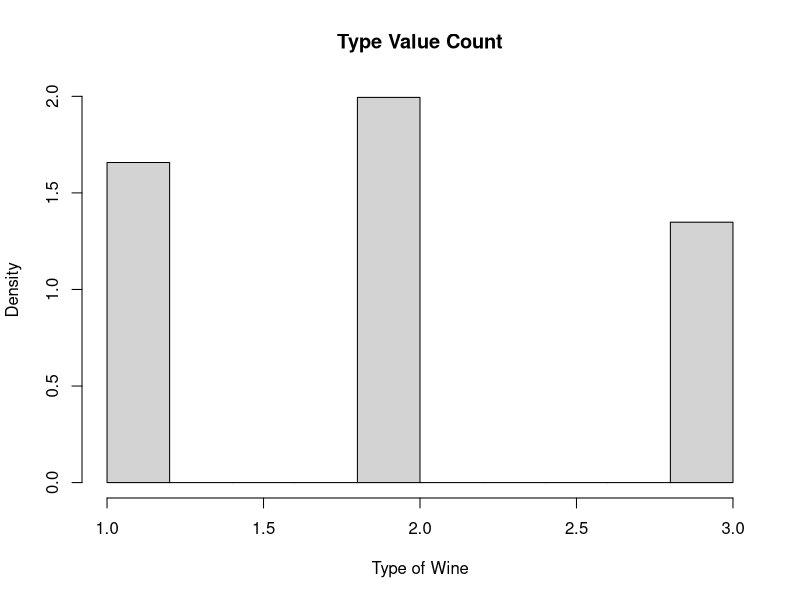

R code for this plot: (Note: this script raises an error after producing the figure.)
library(dplyr)
library(ggplot2)
library(caret)
library(Hmisc)

#load data
data <- read.csv("wine.data",sep=",")

#GET BASIC INFO
#print(summary(data))
print(dim(data))
#14 COLUMNS AND 178 ROWS
print(names(data))

#Check null
#print(summary(is.na(data)))
#0 null value 

#Check correlation 
res <- cor(data)
#print(round(res, 2))
#ASH COLUMNS HAS A WEAK CONNECTION WITH TYPE(Y VALUE) => MIGHT NEED TO DROP => INCREASE THE PREDICTION


#In-depth view inside data

#checking the COUNT(value) in each of the type
hist(data$type,main="Type Value Count",xlab="Type of Wine",freq = FALSE) #=> type 2 has the most value

#Split out the data (80%/20%)
sample  <- createDataPartition(data$type,p=0.80,list=FALSE)
train <- data[sample,]
test <- data[-sample]

#Create X and Y for prediction 
percentage <- prop.table(table(train$type)) * 100
cbind(Freq = table(train$type), Percentage = percentage)
x <- data[,2:13]
y <- data[,1]

library(randomForest)
set.seed(0)
rf <- randomForest(type~., data=train, ntree=401)
importance(rf)

out.rf <- predict(rf, newdata=test)
mean(out.rf == test$type)

test$type <- out.rf 
